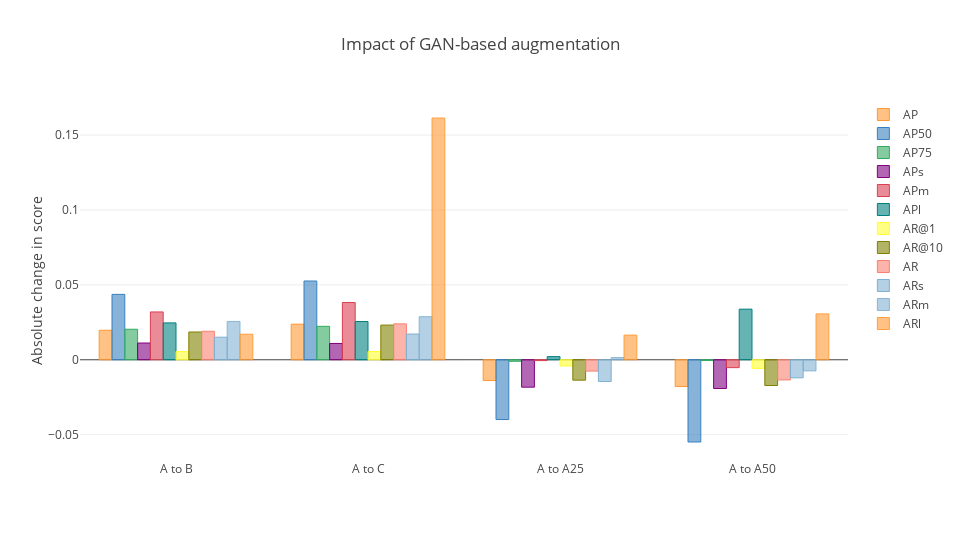

Notebook cell for this chart:
### Code cell
cf.go_offline(connected = True)
config = {
    "modeBarButtonsToRemove": ["sendDataToCloud"],
    "displaylogo": False
}
layout = {
    "title": "Impact of GAN-based augmentation",
    "yaxis": {
        "title": "Absolute change in score"
    },
    "width": 960,
    "height": 540
}
fig = df_combined.iplot(kind = "bar", y = ["AP", "AP50", "AP75", "APs", "APm", "APl", "AR@1", "AR@10", "AR", "ARs", "ARm", "ARl"], layout = layout, asFigure = True)
py.offline.iplot(fig, show_link = False, config = config)

### Figure 1 — Plotly figure (JSON) as saved in the notebook; plotly's stock layout.template omitted (floating-point values rounded to 4 significant figures)
{"data": [{"marker": {"color": "rgba(255, 153, 51, 0.6)", "line": {"color": "rgba(255, 153, 51, 1.0)", "width": 1}}, "name": "AP", "orientation": "v", "text": "", "type": "bar", "uid": "3382813d-3452-4c9b-875d-e7656272e7c2", "x": ["A to B", "A to C", "A to A25", "A to A50"], "y": [0.01968, 0.02376, -0.01386, -0.01787]}, {"marker": {"color": "rgba(55, 128, 191, 0.6)", "line": {"color": "rgba(55, 128, 191, 1.0)", "width": 1}}, "name": "AP50", "orientation": "v", "text": "", "type": "bar", "uid": "ce47eb3e-21be-4beb-a928-b3989927c9f2", "x": ["A to B", "A to C", "A to A25", "A to A50"], "y": [0.04366, 0.05257, -0.03989, -0.05489]}, {"marker": {"color": "rgba(50, 171, 96, 0.6)", "line": {"color": "rgba(50, 171, 96, 1.0)", "width": 1}}, "name": "AP75", "orientation": "v", "text": "", "type": "bar", "uid": "e3872b0f-e3d7-4417-98f2-b6814d93b04c", "x": ["A to B", "A to C", "A to A25", "A to A50"], "y": [0.02036, 0.02232, -0.001008, -0.0005147]}, {"marker": {"color": "rgba(128, 0, 128, 0.6)", "line": {"color": "rgba(128, 0, 128, 1.0)", "width": 1}}, "name": "APs", "orientation": "v", "text": "", "type": "bar", "uid": "f7704a87-cc44-4c87-a2a9-9d0d45c56fd9", "x": ["A to B", "A to C", "A to A25", "A to A50"], "y": [0.01118, 0.01088, -0.01829, -0.01917]}, {"marker": {"color": "rgba(219, 64, 82, 0.6)", "line": {"color": "rgba(219, 64, 82, 1.0)", "width": 1}}, "name": "APm", "orientation": "v", "text": "", "type": "bar", "uid": "f6527e39-f38e-460f-aeba-716ad9fa3dee", "x": ["A to B", "A to C", "A to A25", "A to A50"], "y": [0.03192, 0.03821, -0.0005498, -0.005252]}, {"marker": {"color": "rgba(0, 128, 128, 0.6)", "line": {"color": "rgba(0, 128, 128, 1.0)", "width": 1}}, "name": "APl", "orientation": "v", "text": "", "type": "bar", "uid": "757ab0fd-f235-494e-8549-793cc9b7c230", "x": ["A to B", "A to C", "A to A25", "A to A50"], "y": [0.02461, 0.02553, 0.002099, 0.03378]}, {"marker": {"color": "rgba(255, 255, 51, 0.6)", "line": {"color": "rgba(255, 255, 51, 1.0)", "width": 1}}, "name": "AR@1", "orientation": "v", "text": "", "type": "bar", "uid": "78036268-34f8-4a43-bbb9-0611f63f7059", "x": ["A to B", "A to C", "A to A25", "A to A50"], "y": [0.005475, 0.005499, -0.004121, -0.005715]}, {"marker": {"color": "rgba(128, 128, 0, 0.6)", "line": {"color": "rgba(128, 128, 0, 1.0)", "width": 1}}, "name": "AR@10", "orientation": "v", "text": "", "type": "bar", "uid": "95e9276b-07ed-43d7-b210-c8fb7182357c", "x": ["A to B", "A to C", "A to A25", "A to A50"], "y": [0.01854, 0.02315, -0.01361, -0.01718]}, {"marker": {"color": "rgba(251, 128, 114, 0.6)", "line": {"color": "rgba(251, 128, 114, 1.0)", "width": 1}}, "name": "AR", "orientation": "v", "text": "", "type": "bar", "uid": "d7c2c328-36a3-49a4-be49-f7a203e3c1dd", "x": ["A to B", "A to C", "A to A25", "A to A50"], "y": [0.01904, 0.02398, -0.007555, -0.01347]}, {"marker": {"color": "rgba(128, 177, 211, 0.6)", "line": {"color": "rgba(128, 177, 211, 1.0)", "width": 1}}, "name": "ARs", "orientation": "v", "text": "", "type": "bar", "uid": "105e9cb8-fdc2-4fa9-8cd1-a5fca7e9b633", "x": ["A to B", "A to C", "A to A25", "A to A50"], "y": [0.01507, 0.01718, -0.0145, -0.01206]}, {"marker": {"color": "rgba(128, 177, 211, 0.6)", "line": {"color": "rgba(128, 177, 211, 0.8999999999999999)", "width": 1}}, "name": "ARm", "orientation": "v", "text": "", "type": "bar", "uid": "d9ea7903-3c4b-4125-bea8-3d3c9267a270", "x": ["A to B", "A to C", "A to A25", "A to A50"], "y": [0.02559, 0.02874, 0.001433, -0.007415]}, {"marker": {"color": "rgba(255, 153, 51, 0.6)", "line": {"color": "rgba(255, 153, 51, 0.8999999999999999)", "width": 1}}, "name": "ARl", "orientation": "v", "text": "", "type": "bar", "uid": "ea37f220-a6a1-4519-b1f0-1037cc4e398c", "x": ["A to B", "A to C", "A to A25", "A to A50"], "y": [0.01707, 0.1614, 0.01648, 0.03063]}], "layout": {"height": 540, "title": {"text": "Impact of GAN-based augmentation"}, "width": 960, "yaxis": {"title": {"text": "Absolute change in score"}}}}
